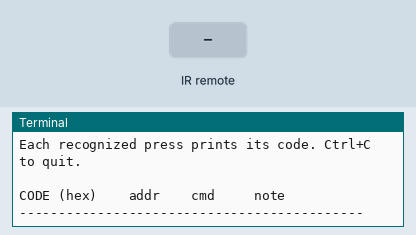
A program run on a simulated Raspberry Pi (BCM pin numbers). Parts: the last lines printed to the terminal. The inputs (shaded band) are chosen by the test bench. The interpreter's speed is modelled, so counts of loop turns are approximate.

Above: at 1.2 s.
1.3 s: infrared code 0xFF received
At 2.5 s:
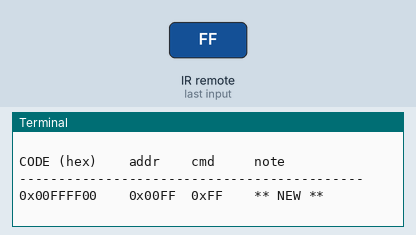
2.8 s: infrared code 0x45 received
At 3.9 s:
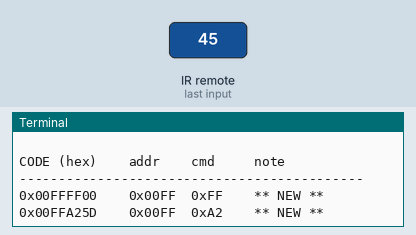
4.3 s: infrared code 0x46 received
At 5.0 s:
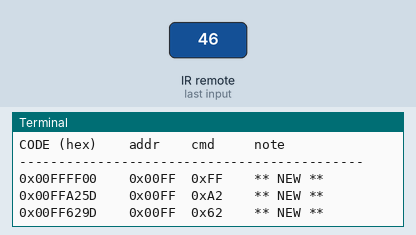
5.8 s: infrared code 0x16 received
At 7.0 s:
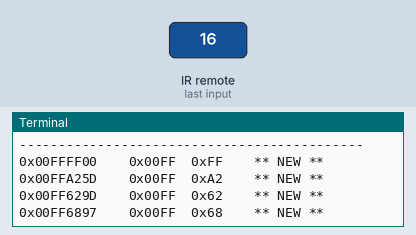
7.3 s: infrared code 0x0C received
At 8.5 s:
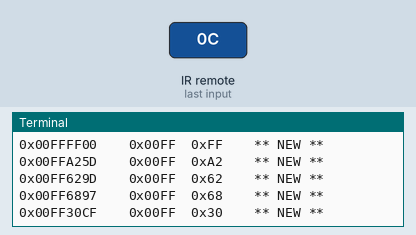
8.8 s: infrared code 0xFF received
At 9.6 s:
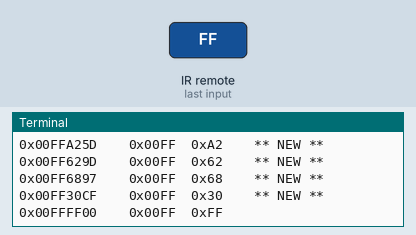

The program:

ir_logger.py
```python
import time

try:
    import RPi.GPIO as GPIO
except (ImportError, RuntimeError):
    raise SystemExit(
        "RPi.GPIO not available -- this logger must run on the Pi itself."
    )

IR_PIN = 18  # BCM numbering. Physical pin 12.

# NEC protocol timing (microseconds), with generous tolerances because
# cheap remotes and Python timing are both a little sloppy.
NEC_LEADER_PULSE = 9000
NEC_LEADER_SPACE = 4500
NEC_BIT_PULSE = 562
NEC_ZERO_SPACE = 562
NEC_ONE_SPACE = 1687
TOL = 0.35  # +/-35% tolerance on all timings


def within(value, target, tol=TOL):
    return abs(value - target) <= target * tol


def read_pulses(timeout_s=0.25, idle_gap_us=10000):
    """
    Wait for IR activity, then capture the sequence of level-change
    durations (in microseconds) until the line goes idle. Returns a list
    of (level, duration_us) tuples, or None if nothing happened.

    The VS838 output idles HIGH and pulls LOW when it sees 38kHz carrier,
    so 'activity' begins on the first falling edge.
    """
    start_wait = time.monotonic()
    # Wait for the line to drop (start of a transmission).
    while GPIO.input(IR_PIN) == 1:
        if time.monotonic() - start_wait > timeout_s:
            return None

    edges = []
    last_change = time.monotonic()
    last_level = 0  # we just saw it go low

    while True:
        level = GPIO.input(IR_PIN)
        now = time.monotonic()
        if level != last_level:
            dur_us = (now - last_change) * 1_000_000
            edges.append((last_level, dur_us))
            last_change = now
            last_level = level
        else:
            # If the line has sat idle (high) longer than idle_gap, we're done.
            if level == 1 and (now - last_change) * 1_000_000 > idle_gap_us:
                break
    return edges


def decode_nec(edges):
    """
    Try to decode a captured edge list as NEC. Returns a 32-bit int on
    success, or None if it doesn't look like valid NEC.
    """
    if len(edges) < 4:
        return None

    # edges alternate (low=pulse, high=space). Find the leader.
    # First entry should be a ~9ms low pulse, second a ~4.5ms high space.
    if not (edges[0][0] == 0 and within(edges[0][1], NEC_LEADER_PULSE)):
        return None
    if not (edges[1][0] == 1 and within(edges[1][1], NEC_LEADER_SPACE)):
        return None

    bits = []
    # After the leader, bits come as (562us pulse, variable space) pairs.
    i = 2
    while i + 1 < len(edges) and len(bits) < 32:
        pulse_level, pulse_dur = edges[i]
        space_level, space_dur = edges[i + 1]
        if pulse_level != 0 or space_level != 1:
            break
        if not within(pulse_dur, NEC_BIT_PULSE):
            break
        if within(space_dur, NEC_ONE_SPACE):
            bits.append(1)
        elif within(space_dur, NEC_ZERO_SPACE):
            bits.append(0)
        else:
            break
        i += 2

    if len(bits) < 32:
        return None

    value = 0
    for b in bits[:32]:
        value = (value << 1) | b
    return value


def main():
    GPIO.setmode(GPIO.BCM)
    GPIO.setup(IR_PIN, GPIO.IN)

    print("IR logger running. Point the remote at the VS838 and press buttons.")
    print("Each recognized press prints its code. Ctrl+C to quit.\n")
    print(f"{'CODE (hex)':<14}{'addr':<8}{'cmd':<8}note")
    print("-" * 44)

    seen = {}
    last_code = None
    last_time = 0.0

    try:
        while True:
            edges = read_pulses()
            if not edges:
                continue

            code = decode_nec(edges)
            now = time.monotonic()

            if code is None:
                # Could be a repeat frame (NEC sends a short "still held"
                # burst) or a non-NEC remote. Show raw timing so it's not
                # a silent failure.
                durations = [round(d) for _, d in edges[:6]]
                print(f"{'(undecoded)':<14}{'':<8}{'':<8}raw start us={durations}")
                continue

            # NEC packs address in upper 16 bits, command in middle byte.
            addr = (code >> 16) & 0xFFFF
            cmd = (code >> 8) & 0xFF

            # Suppress duplicate prints from button bounce/hold within 250ms.
            if code == last_code and (now - last_time) < 0.25:
                last_time = now
                continue

            note = ""
            if code not in seen:
                seen[code] = True
                note = "** NEW **"
            print(f"0x{code:08X}    0x{addr:04X}  0x{cmd:02X}    {note}")

            last_code = code
            last_time = now

    except KeyboardInterrupt:
        print("\n\nButtons seen this session:")
        for c in seen:
            print(f"  0x{c:08X}  (cmd 0x{(c >> 8) & 0xFF:02X})")
        print("\nWrite these down next to which button you pressed for each.")
    finally:
        GPIO.cleanup()


if __name__ == "__main__":
    main()
```

Measured:
- after the input at 1.3 s, the terminal: prints a new line after 0.08 s (image 1)
- after the input at 2.8 s, the terminal: prints a new line after 0.08 s (image 2)
- after the input at 4.3 s, the terminal: prints a new line after 0.08 s (image 3)
- after the input at 5.8 s, the terminal: prints a new line after 0.08 s (image 4)
- after the input at 7.3 s, the terminal: prints a new line after 0.08 s (image 5)
- after the input at 8.8 s, the terminal: prints a new line after 0.08 s (image 6)
